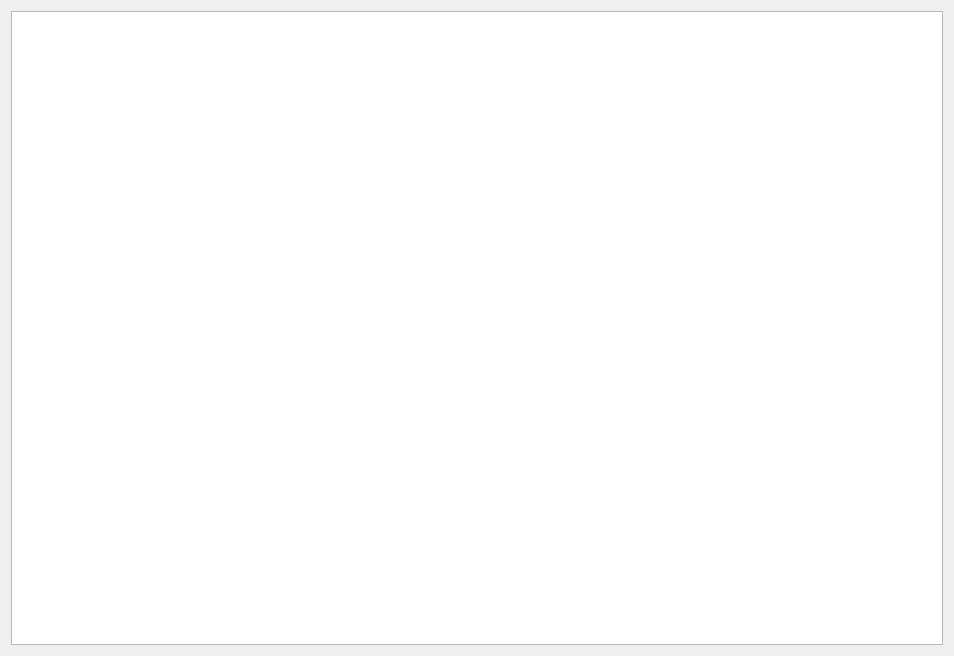
<?xml version="1.0" encoding="UTF-8"?>
<ui version="4.0">
 <class>MsgListWidget</class>
 <widget class="QWidget" name="MsgListWidget">
  <property name="geometry">
   <rect>
    <x>0</x>
    <y>0</y>
    <width>954</width>
    <height>656</height>
   </rect>
  </property>
  <property name="windowTitle">
   <string>Form</string>
  </property>
  <layout class="QHBoxLayout" name="horizontalLayout">
   <item>
    <widget class="QTextBrowser" name="msgListBrowser"/>
   </item>
  </layout>
 </widget>
 <resources/>
 <connections/>
</ui>
